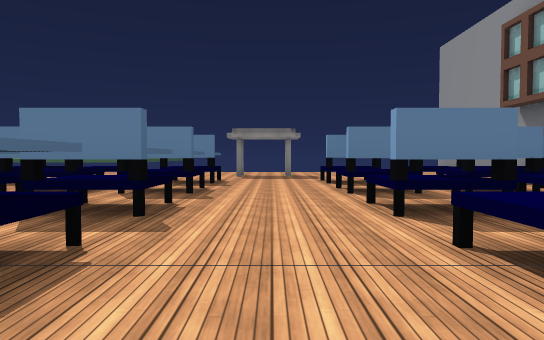
[1] (above)

14 first-person views from a walk through a scene from a Unity 3-D project. The camera is 1.2 m above the floor, tilts 2° down and sees 70° across. The floor is counted in squares, 2.25 m on a side. Each view is taken from the middle of a square. On the plan, view 1 faces up. The plan holds only what a view shows up to about 10 squares ahead; the rest is blank. The place goes on beyond the plan. The player is left out. Some surface patterns are stand-ins.

[2]
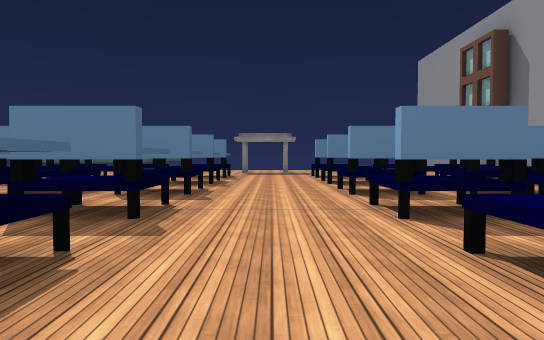

[3]
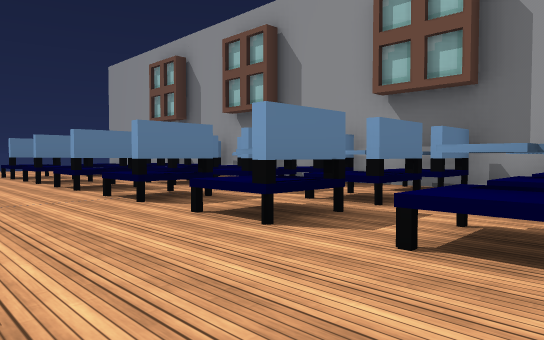

[4]
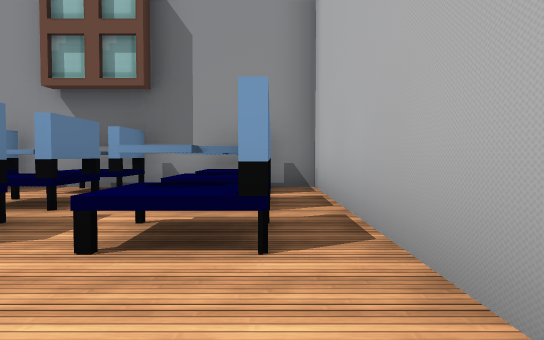

[5]
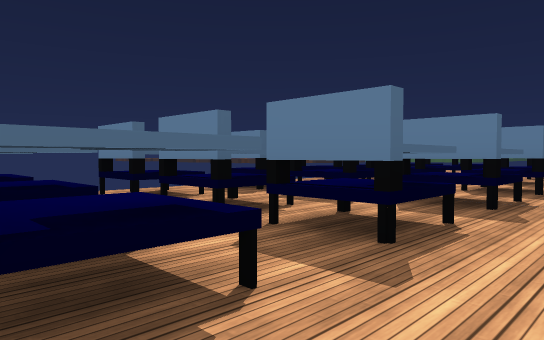

[6]
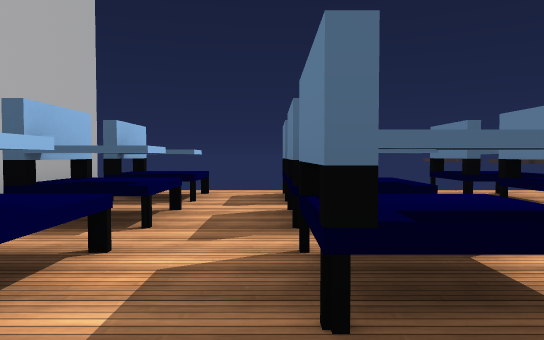

[7]
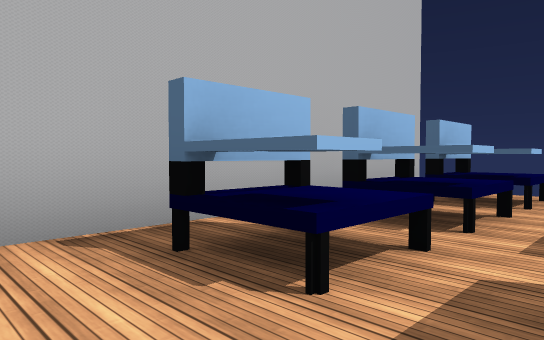

[8]
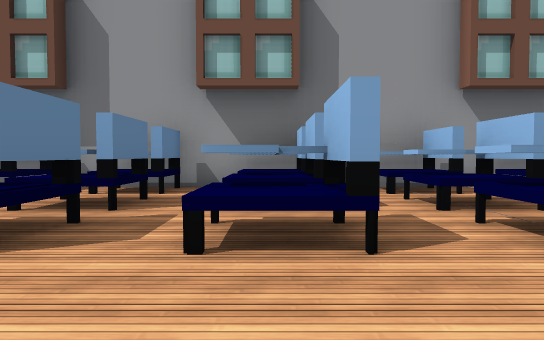

[9]
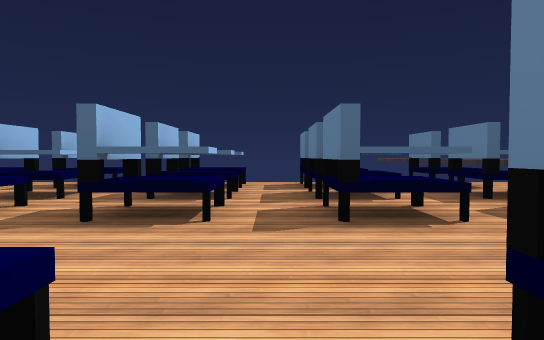

[10]
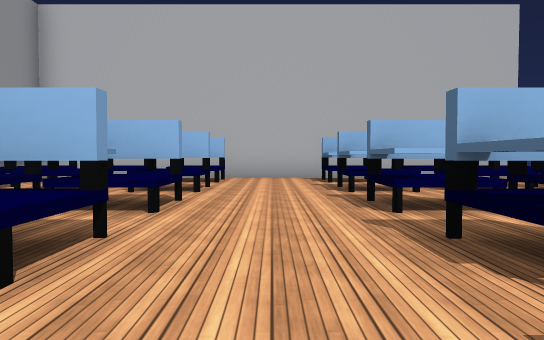

[11]
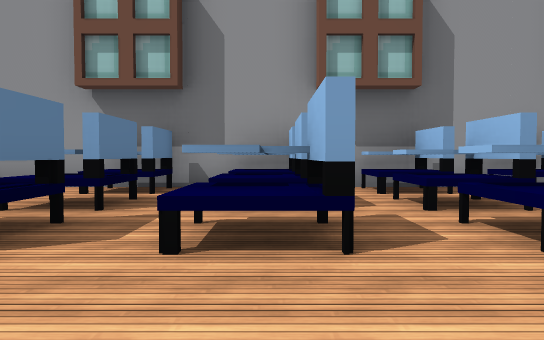

[12]
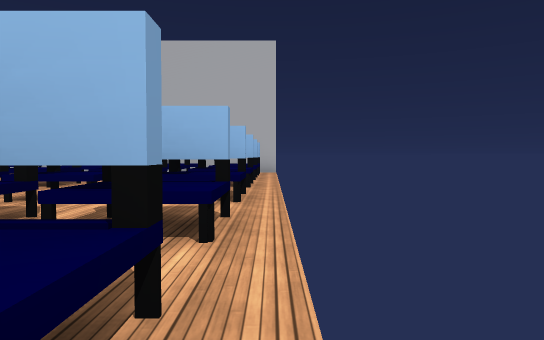

[13]
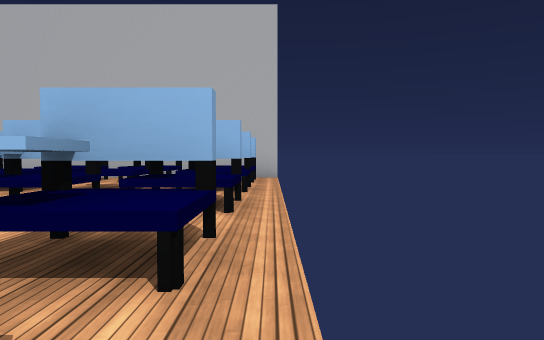

[14]
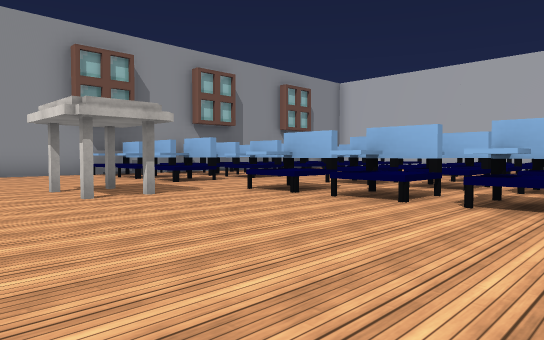

### Floor plan
Key: @ floor where view 1 was taken; # wall or solid block; x gap in a wall; . floor; ^ raised ledge; O other object.
Columns run from 6 left of view 1 to 6 right of it. Each row starts with its distance up from view 1.
 13 ....
 12 .........
 11 .....O......#
 10 ............#
  9 ............#
  8 .^^x^..^x^.^#
  7 ............#
  6 .^^#^..^#^.^#
  5 ............#
  4 .^^^^..^^^.^#
  3 ............#
  2 .^^^^..^^^.^#
  1 .x.##...##..#
  0 .^^^^.@^^^.^#
 -1 .x.##...##..#
 -2 .^^^^..^^^.^#
 -3 .^#^^..x^^.^#
 -4 x############

Where each view was taken, in squares from view 1:
view 1: 0 up, 0 right, facing up
view 2: 2 down, 0 right, facing up
view 3: 3 down, 1 left, facing up-right
view 4: 3 down, 1 left, facing right
view 5: 3 down, 0 right, facing up-left
view 6: 1 down, 0 right, facing left
view 7: 1 down, 0 right, facing down-left
view 8: 4 up, 1 left, facing right
view 9: 5 up, 2 right, facing left
view 10: 6 up, 0 right, facing down
view 11: 6 up, 1 left, facing right
view 12: 9 up, 6 left, facing down
view 13: 6 up, 6 left, facing down
view 14: 13 up, 6 left, facing down-right
